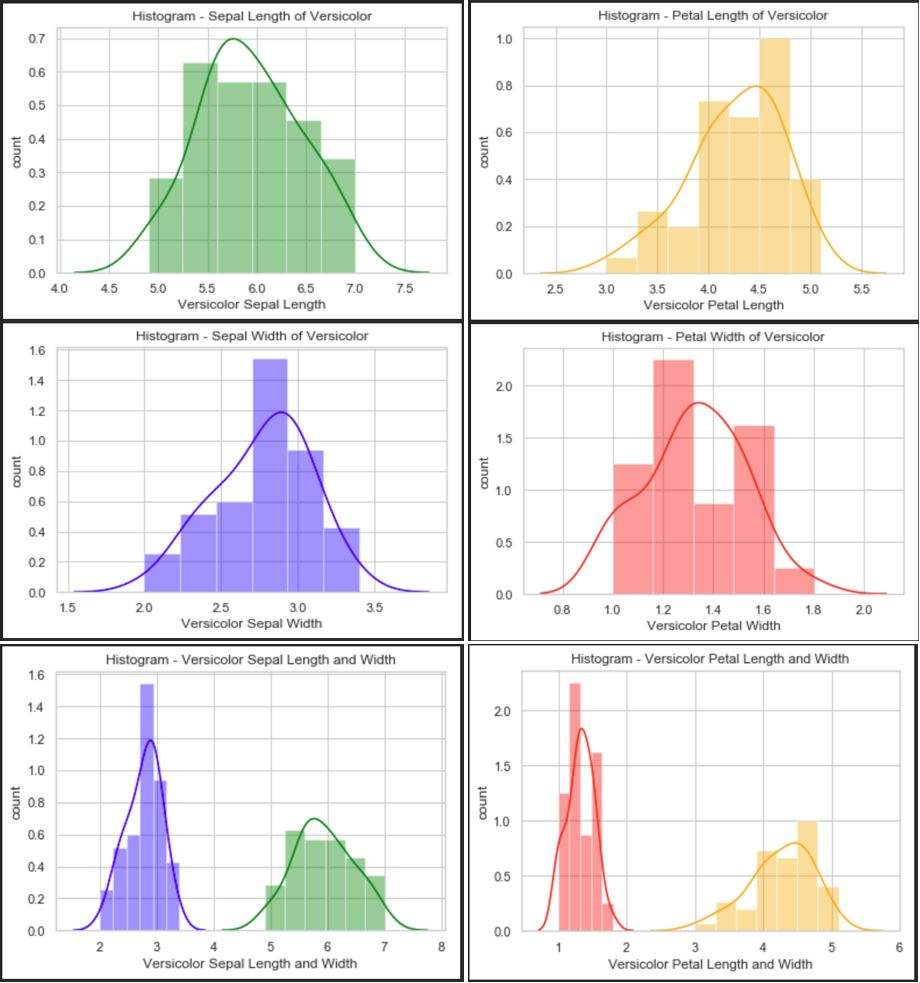

The Python source for this figure:
#%%
# Etem Kaya 12-Apr-2019
# Iris Data Set Project.

# Histogram of Iris Versicolor flower type

# import pandas, seaborn and matplotlib libraries
import pandas as pd
import seaborn as sns
import matplotlib.pyplot as plt

# import iris dataset with Pandas
f = pd.read_csv("iris.csv")

# Split Versicolor dataset from the entire Iris dataset
Versicolor = f.loc[f["species"]=="versicolor"]

# set style and background colour using seaborn library
sns.set(style="whitegrid")

# Histogram of Versicolor 'Sepal Length'
sns.distplot(Versicolor["sepal_length"], color= "green")
plt.title('Histogram - Sepal Length of Versicolor')
plt.xlabel('Versicolor Sepal Length')
plt.ylabel('count')
plt.show()

# Histogram of Versicolor 'Sepal Width'
sns.distplot(Versicolor["sepal_width"], color= "blue")
plt.title('Histogram - Sepal Width of Versicolor')
plt.xlabel('Versicolor Sepal Width')
plt.ylabel('count')
plt.show()

# Histogram of Versicolor 'Petal Length'
sns.distplot(Versicolor["petal_length"], color= "orange")
plt.title('Histogram - Petal Length of Versicolor')
plt.xlabel('Versicolor Petal Length')
plt.ylabel('count')
plt.show()

# Histogram of Versicolor 'Petal Width'
sns.distplot(Versicolor["petal_width"], color= "red")
plt.title('Histogram - Petal Width of Versicolor')
plt.xlabel('Versicolor Petal Width')
plt.ylabel('count')
plt.show()

# Histogram of Versicolor 'Sepal Length and Sepal Width'
sns.distplot(Versicolor["sepal_length"], color= "green")
sns.distplot(Versicolor["sepal_width"], color= "blue")
plt.title('Histogram - Versicolor Sepal Length and Width')
plt.xlabel('Versicolor Sepal Length and Width')
plt.ylabel('count')
plt.show()

# Histogram of Versicolor 'Petal Length and Petal Width'
sns.distplot(Versicolor["petal_length"], color= "orange")
sns.distplot(Versicolor["petal_width"], color= "red")
plt.title('Histogram - Versicolor Petal Length and Width')
plt.xlabel('Versicolor Petal Length and Width')
plt.ylabel('count')
plt.show()
